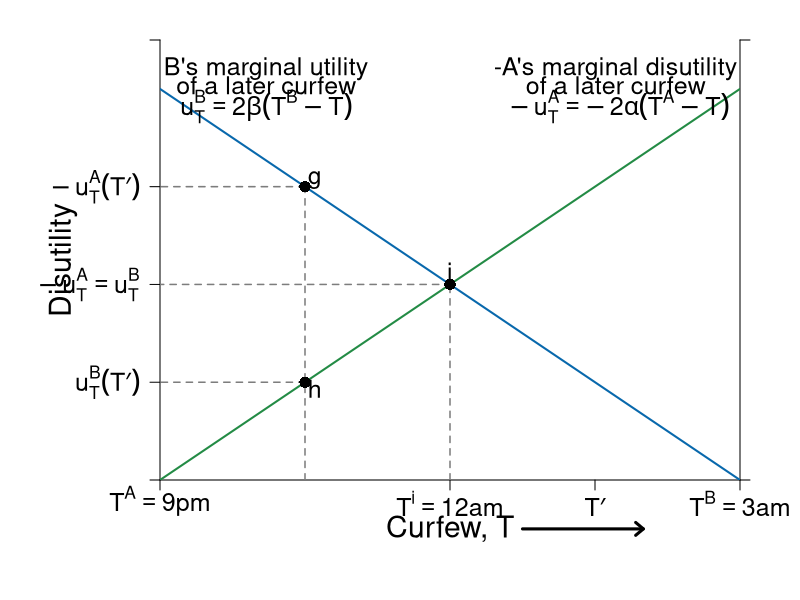

Here is the R script that generated this plot:
#Graph Designer: Simon Halliday, Scott Cohn
#Authors: Bowles and Halliday
#Title: Coordination, Conflict and Competition: A Text in Microeconomics

library(shape)
pdf(file = "what_can_markets_do/curfew_bargaining_initial.pdf", width = 10, height = 8)

# Set parameters for graphics
axislabelsize <- 1.8
labelsize <- 1.5
namesize <- 1.8
annotatesize <- 1.5
graphlinewidth <- 2
segmentlinewidth <- 1.5

COL <- c("#7fc97f", "#beaed4", "#fdc086", "#ffff99", "#386cb0", "#f0027f", "#bf5b17", "#666666")
COLA <- c("#e0f3db", "#99d8c9","#66c2a4","#41ae76", "#238b45", "#005824")
COLB <- c("#c6dbef", "#4eb3d3", "#2b8cbe", "#0868ac","#084081")
COLC <- c("#fcfbfd", "#efedf5", "#dadaeb", "#bcbddc", "#9e9ac8", "#807dba", "#6a51a3", "#54278f", "#3f007d")
grays <- gray.colors(25, start = 1, end = 0, alpha = 1)

#Edited the margins to cater for the larger LHS labels
par(mar =  c(6, 8, 2, 3))

#proportion of wealth functions

MUb <- function(x, beta = 1/2, Tb = 9){
  2*beta*(Tb - x)
}

MUa <- function(x, alpha = 1/2, Ta = 3){
  -2*alpha*(Ta - x)
}


#Add limits on axes and levels of utility for each function 
ylims <- c(0, 6.75)
xlims <- c(3, 9)

npts <- 501 
x <- seq(xlims[1], xlims[2], length.out = npts)
y <- seq(ylims[1], ylims[2], length.out = npts) 

plot(0, 0, xlim = xlims, ylim = ylims, type = "n",
     xlab = expression(paste("")),
     ylab = expression(paste("")), 
     xaxt = "n", 
     yaxt = "n", 
     cex.lab = axislabelsize, 
     bty = "n", 
     xaxs = "i", 
     yaxs = "i"
)

#x and y limits with plain axes without ticks/numbers to match previous graph; y axes on both sides

ticksx <- c(3, 6, 7.5, 9)
xlabels <- c(expression(paste(T^A == 9*p*m)), expression(paste(T^i == 12*a*m)), expression(paste(T*minute)), expression(paste(T^B  == 3*a*m)))
ticksy <- c(0, MUa(x = 7.5), MUa(x = 6), MUb(x = 7.5), ylims[2])

ylabels <- c(NA, expression(paste(-u[T]^A*(T*minute))), expression(paste(-u[T]^A == u[T]^B)), expression(paste(u[T]^B*(T*minute))), NA)
ticksy2 <- c(ylims[1], ylims[2])
ylabels2 <- seq(from = 0, to = ylims[2], by = 10)
axis(1, at = ticksx,  pos = 0, labels = xlabels, cex.axis = labelsize)
axis(2, at = ticksy,  pos = 3, labels = ylabels, las = 1, cex.axis = labelsize)
axis(4, at = ticksy2, pos = 9, labels = FALSE, las = 1, cex.axis = labelsize)


#Disutility polygon
#xrent <- c(3, 6, 9, 3)
#yrent <- c(MUa(3), MUa(6), MUb(9), MUa(3))
#polygon(xrent, yrent, col = COL[4], density = NULL, border = NA)


npts <- 503 
xx1 <- seq(xlims[1], xlims[2], length.out = npts)
xx2 <- seq(0, xlims[2], length.out = npts)
xx3 <- seq(xlims[1], 0, length.out = npts)
xx4 <- seq(-11, 0, length.out = npts)
xx5 <- seq(xlims[1], 0.75*xlims[2], length.out = npts)

#Axis labels and draw linear utility functions
text(6, -0.75, expression(paste("Curfew, T")), xpd = TRUE, cex = axislabelsize, srt = 0) 
#text(, side = 1, line = 2, cex = axislabelsize)
text(xlims[1] - 1, 0.5*ylims[2], expression(paste("Disutility")), xpd = TRUE, cex = axislabelsize, srt = 90) 

lines(xx1, MUb(xx1), col = COLB[4], lwd = graphlinewidth)
lines(xx1, MUa(xx1), col = COLA[5], lwd = graphlinewidth)
#lines(xx5, MUa(xx5, alpha = 3/4), col = COLA[5], lwd = segmentlinewidth, lty = 2)
#lines(xx1, MUb(xx1, beta = 1/4), col = COLB[4], lwd = segmentlinewidth, lty = 2)

#Label points on line

text(6, MUa(6) + 0.2, expression(paste(i)), cex = labelsize)
segments(6, 0, 6, MUa(6), lty = 2, col = grays[20], lwd = segmentlinewidth)
segments(0, MUa(6), 6, MUa(6), lty = 2, col = grays[20], lwd = segmentlinewidth)
points(6, MUa(6), pch = 16, col = "black", cex = 1.5)

text(4.5 + 0.1, MUa(7.5) + 0.1, expression(paste(g)), cex = labelsize)
segments(4.5, MUb(7.5), 0, MUb(7.5), lty = 2, col = grays[20], lwd = segmentlinewidth)
segments(4.5, MUa(7.5), 0, MUa(7.5), lty = 2, col = grays[20], lwd = segmentlinewidth)
segments(4.5, 0, 4.5, MUa(7.5), lty = 2, col = grays[20], lwd = segmentlinewidth)
points(4.5, MUb(7.5), pch = 16, col = "black", cex = 1.5)

text(4.5 + 0.1, MUb(7.5) - 0.1, expression(paste(h)), cex = labelsize)
points(4.5, MUa(7.5), pch = 16, col = "black", cex = 1.5)

# text(4.5, MUb(4.5, beta = 1/4)  + 0.2, expression(paste(j)), cex = labelsize)
# points(4.5, MUa(4.5, alpha = 3/4), pch = 16, col = "black", cex = 1.5)


#Label relevant points on axes

#text(20, -.9, expression(paste("x*")), xpd = TRUE, cex = labelsize)
#text(33, -.9, expression(paste("a"[x])), xpd = TRUE, cex = labelsize)

#text(-2, 33, expression(paste(-u[x]^B*(x*minute))),  xpd = TRUE, cex = labelsize)
#text(-2, 7, expression(paste(u[x]^A*(x*minute))),  xpd = TRUE, cex = labelsize)

text(4.1, 6.3, expression(paste("B's marginal utility")), xpd = TRUE, cex = labelsize)
text(4.1, 6.05, expression(paste("of a later curfew")), xpd = TRUE, cex = labelsize)
text(4.1, 5.73, expression(paste(u[T]^B == 2*beta*(T^B - T))), xpd = TRUE, cex = labelsize)
#text(4, 5.5, expression(paste(beta == frac(1,2))), xpd = TRUE, cex = labelsize)
#text(3.8, 2.2, expression(paste(beta == frac(1,4))), xpd = TRUE, cex = labelsize)


text(7.75, 6.3, expression(paste("-A's marginal disutility ")),  xpd = TRUE, cex = labelsize)
text(7.75, 6.05, expression(paste("of a later curfew ")),  xpd = TRUE, cex = labelsize)
text(7.75, 5.73, expression(paste(-u[T]^A == -2*alpha*(T^A - T))),  xpd = TRUE, cex = labelsize)
#text(7.75, 5.5, expression(paste(alpha == frac(1,2))), xpd = TRUE, cex = labelsize)
#text(6.9, 5.5, expression(paste(alpha == frac(3,4))), xpd = TRUE, cex = labelsize)

#Axis arrow
arrows(6.75, -0.75, 8, -0.75, xpd = TRUE, length=0.1,angle=40,lwd=3)


dev.off()
